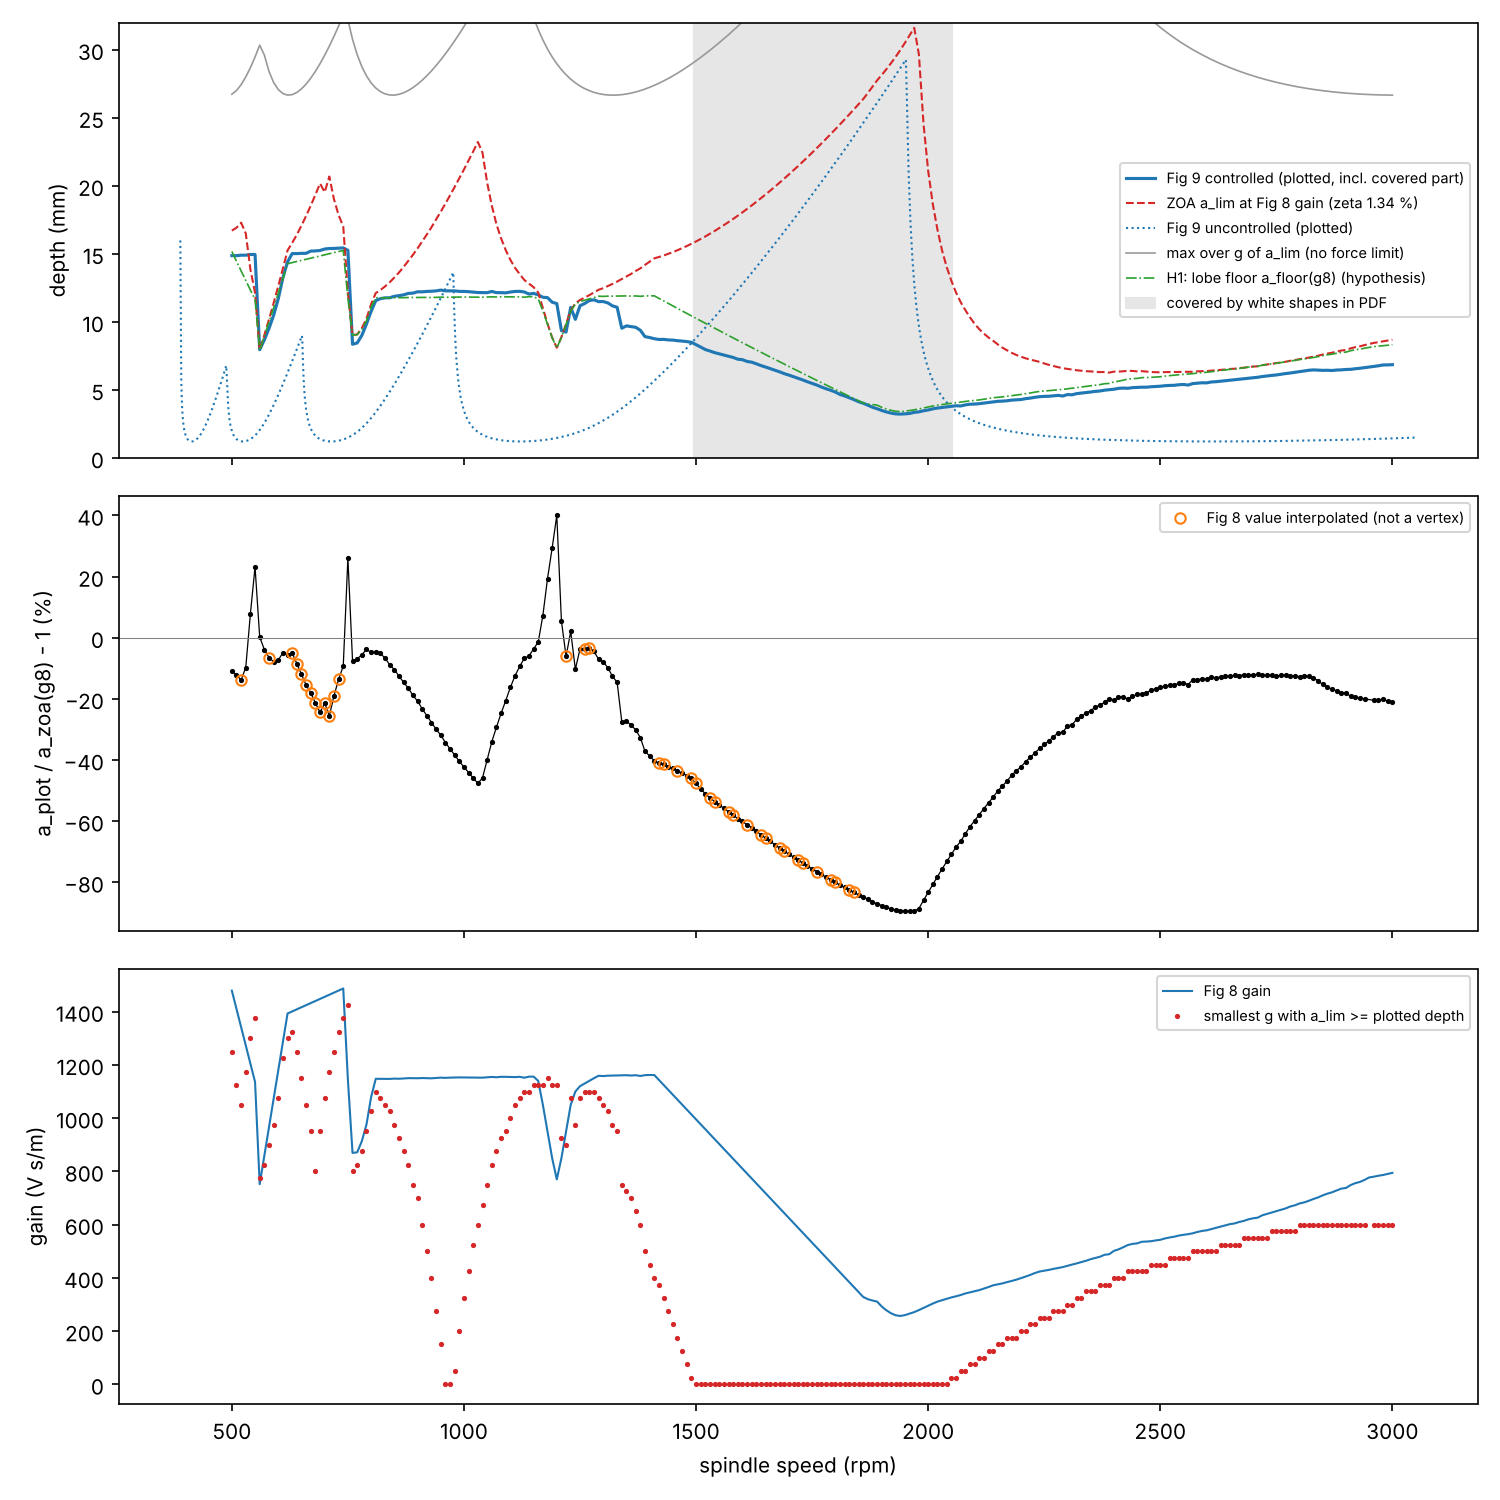

This chart was generated by the following Python code:
"""(c) Is the Fig. 9 controlled depth the zero-order a_lim at the Fig. 8 gain?

For every vertex of the Fig. 9 controlled curve (10-rpm grid):
  g8      Fig. 8 gain at that speed (linear interpolation of the Fig. 8
          polyline; flagged when the speed is not a Fig. 8 vertex)
  a_plot  plotted controlled depth (Fig. 9, solid)
  a_zoa   zero-order a_lim(rpm, g8) from src/zoa.py (zeta 1.34 %, and 1.45 %)
  a_unc   plotted uncontrolled depth (Fig. 9, dashed) and model a_lim(rpm, 0)
  a_best  max over g in [0, 2500] of a_lim(rpm, g) (no actuator limit)
  g_req   smallest gain on that grid whose a_lim reaches a_plot (if any)
Then the speed bands where the plotted controlled curve lies below the
plotted uncontrolled curve, and where the model says a_lim(g8) < a_lim(0).
Hypothesis test H1 (labelled as such in the outputs): the plotted depth is
the speed-independent lobe floor of the closed loop at the Fig. 8 gain,
a_floor(g) = 2 pi / (N Kt |alpha_yy| max_w(-Re Gcl(iw, g))).

Outputs: c_fig9_vs_fig8.csv, c_fig9_vs_fig8.json, c_fig9_vs_fig8.png
"""
import json
import os

import numpy as np

from common import fig8, fig9_controlled, fig9_uncontrolled, save_csv, save_json, HERE
import params as P
import structure as S
import zoa

G_SCAN = np.arange(0.0, 2501.0, 25.0)


def bands(rpm, mask, extra=None):
    out = []
    i = 0
    n = len(rpm)
    while i < n:
        if mask[i]:
            j = i
            while j + 1 < n and mask[j + 1]:
                j += 1
            b = dict(rpm_from=rpm[i], rpm_to=rpm[j], n_points=j - i + 1)
            if extra is not None:
                b.update(extra(i, j))
            out.append(b)
            i = j + 1
        else:
            i += 1
    return out


F_FLOOR = np.concatenate([np.linspace(0.2, 60, 20000), np.linspace(60, 400, 200001)])


def a_floor(g):
    """Minimum over spindle speed of the ZOA limit (mm): 2 pi / (N Kt alpha Re Gcl)."""
    re = S.Gcl(2j * np.pi * F_FLOOR, g).real
    return 2 * np.pi / (P.N_TEETH * P.K_TC * abs(zoa.ALPHA) * (-re.min())) * 1e3


def crossings(x, d):
    """rpm where d changes sign (linear interpolation)."""
    out = []
    for i in np.nonzero(np.sign(d[:-1]) * np.sign(d[1:]) < 0)[0]:
        out.append(x[i] - d[i] * (x[i + 1] - x[i]) / (d[i + 1] - d[i]))
    return out


def main():
    x8, y8 = fig8()
    r9, a9 = fig9_controlled()
    xu, au = fig9_uncontrolled()
    o = np.argsort(xu, kind="stable")
    xu, au = xu[o], au[o]
    rpm = np.round(r9 / 10) * 10                  # nominal 10-rpm grid
    g8 = np.interp(r9, x8, y8)
    is_vertex = np.array([np.min(np.abs(x8 - r)) < 1.0 for r in r9])
    a_unc_plot = np.interp(r9, xu, au)

    res = {}
    for z in (0.0134, 0.0145):
        P.set_damping(z)
        res[z] = dict(a_zoa=np.array([zoa.a_lim(r, g) for r, g in zip(rpm, g8)]) * 1e3,
                      a0=zoa.sld(rpm, 0.0) * 1e3)
    P.set_damping(0.0134)

    # gain scan (zeta 1.34 %)
    cache = os.path.join(HERE, "c_gain_scan_cache.npz")
    if os.path.exists(cache):
        A = np.load(cache)["A"]
    else:
        A = np.empty((len(rpm), len(G_SCAN)))
        for j, g in enumerate(G_SCAN):
            gcl = zoa._gcl_grid(g)
            for i, r in enumerate(rpm):
                A[i, j] = zoa.a_lim(r, g, gcl=gcl)
        A *= 1e3
        np.savez_compressed(cache, A=A, g=G_SCAN, rpm=rpm)
    a_best = A.max(axis=1)
    g_best = G_SCAN[A.argmax(axis=1)]
    g_req = np.array([G_SCAN[np.argmax(A[i] >= a9[i])] if np.any(A[i] >= a9[i]) else np.nan
                      for i in range(len(rpm))])

    z = res[0.0134]
    afl = np.array([a_floor(g) for g in g8])
    rel_floor = a9 / afl - 1
    a_min_g = A.min(axis=1)
    rel = a9 / z["a_zoa"] - 1
    rel145 = a9 / res[0.0145]["a_zoa"] - 1
    rows = [(rpm[i], g8[i], int(is_vertex[i]), a9[i], z["a_zoa"][i], rel[i] * 100,
             res[0.0145]["a_zoa"][i], rel145[i] * 100, a_unc_plot[i], z["a0"][i], a_best[i], g_best[i],
             g_req[i], afl[i], rel_floor[i] * 100, a_min_g[i]) for i in range(len(rpm))]
    save_csv("c_fig9_vs_fig8.csv",
             ["rpm", "g_fig8", "g_is_fig8_vertex", "a_plot_mm", "a_zoa_g8_z134_mm", "rel_diff_pct_z134",
              "a_zoa_g8_z145_mm", "rel_diff_pct_z145", "a_uncontrolled_plot_mm", "a_zoa_g0_z134_mm",
              "a_best_over_g_mm", "g_at_best", "g_required_for_a_plot",
              "H1_a_floor_g8_mm", "H1_rel_diff_pct", "a_min_over_g_mm"], rows)

    absr = np.abs(rel)
    summ = dict(n_points=len(rpm),
                n_fig8_vertex=int(is_vertex.sum()),
                within_1pct=int((absr <= 0.01).sum()), within_2pct=int((absr <= 0.02).sum()),
                within_5pct=int((absr <= 0.05).sum()), above_5pct=int((absr > 0.05).sum()),
                median_abs_rel_pct=np.median(absr) * 100,
                median_abs_rel_pct_z145=np.median(np.abs(rel145)) * 100,
                within_2pct_z145=int((np.abs(rel145) <= 0.02).sum()))
    # bands where the plotted depth differs from a_zoa(g8) by more than 2 %
    def ex(i, j):
        k = slice(i, j + 1)
        m = np.argmax(np.abs(rel[k])) + i
        return dict(max_rel_pct=rel[m] * 100, at_rpm=rpm[m], a_plot=a9[m], a_zoa=z["a_zoa"][m],
                    g8=g8[m], g8_interpolated_points=int((~is_vertex[k]).sum()),
                    plot_minus_zoa_mm_range=[float((a9[k] - z["a_zoa"][k]).min()),
                                             float((a9[k] - z["a_zoa"][k]).max())])
    summ["bands_rel_gt_2pct"] = bands(rpm, absr > 0.02, ex)

    # controlled below uncontrolled
    def ex2(i, j):
        k = slice(i, j + 1)
        d = a9[k] - a_unc_plot[k]
        m = np.argmin(d) + i
        return dict(max_deficit_mm=float(-d.min()), at_rpm=rpm[m], a_plot=a9[m], a_unc_plot=a_unc_plot[m],
                    a_zoa_g8=z["a_zoa"][m], a_zoa_g0=z["a0"][m])
    below_plot = a9 < a_unc_plot
    summ["bands_controlled_below_uncontrolled_plotted"] = bands(rpm, below_plot, ex2)
    below_model = z["a_zoa"] < z["a0"]
    summ["bands_model_azoa_g8_below_g0"] = bands(rpm, below_model, lambda i, j: dict(
        max_deficit_mm=float((z["a0"][i:j + 1] - z["a_zoa"][i:j + 1]).max())))
    # where can no gain in [0, 2500] reach the plotted depth?
    summ["bands_plot_above_best_any_gain"] = bands(rpm, a9 > a_best * 1.01, lambda i, j: dict(
        max_excess_pct=float(((a9[i:j + 1] / a_best[i:j + 1]) - 1).max() * 100)))
    summ["bands_plot_below_min_any_gain"] = bands(rpm, a9 < a_min_g * 0.99, lambda i, j: dict(
        max_deficit_pct=float((1 - a9[i:j + 1] / a_min_g[i:j + 1]).max() * 100)))
    summ["crossings_controlled_vs_uncontrolled_plotted_rpm"] = crossings(r9, a9 - a_unc_plot)
    # dense crossing estimate on the uncontrolled polyline itself (controlled interpolated onto it)
    m = (xu >= r9.min()) & (xu <= r9.max())
    summ["crossings_dense_rpm"] = crossings(xu[m], np.interp(xu[m], r9, a9) - au[m])
    ar = np.abs(rel_floor)
    summ["H1_lobe_floor"] = dict(
        note="hypothesis test, not a claim about the authors' method",
        median_abs_rel_pct=np.median(ar) * 100, within_2pct=int((ar <= 0.02).sum()),
        within_5pct=int((ar <= 0.05).sum()),
        by_band={f"{lo}-{hi}": dict(median_rel_pct=float(np.median(rel_floor[(rpm >= lo) & (rpm <= hi)]) * 100),
                                    min_rel_pct=float(rel_floor[(rpm >= lo) & (rpm <= hi)].min() * 100),
                                    max_rel_pct=float(rel_floor[(rpm >= lo) & (rpm <= hi)].max() * 100))
                 for lo, hi in ((500, 1150), (1160, 1350), (1360, 1490), (1500, 2050), (2060, 3000))})
    summ["by_band_rel_to_azoa_g8"] = {
        f"{lo}-{hi}": dict(median_rel_pct=float(np.median(rel[(rpm >= lo) & (rpm <= hi)]) * 100),
                           min_rel_pct=float(rel[(rpm >= lo) & (rpm <= hi)].min() * 100),
                           max_rel_pct=float(rel[(rpm >= lo) & (rpm <= hi)].max() * 100))
        for lo, hi in ((500, 1150), (1160, 1350), (1360, 1490), (1500, 2050), (2060, 3000))}
    # the uncontrolled plotted curve against the model (sanity of the comparison basis)
    ru = np.abs(a_unc_plot / z["a0"] - 1)
    summ["uncontrolled_plot_vs_model_g0_median_abs_rel_pct"] = np.median(ru) * 100
    save_json("c_fig9_vs_fig8.json", summ)

    import matplotlib
    matplotlib.use("Agg")
    import matplotlib.pyplot as plt
    fig, ax = plt.subplots(3, 1, figsize=(10, 10), sharex=True)
    ax[0].plot(rpm, a9, "C0-", lw=1.5, label="Fig 9 controlled (plotted, incl. covered part)")
    ax[0].plot(rpm, z["a_zoa"], "C3--", lw=1, label="ZOA a_lim at Fig 8 gain (zeta 1.34 %)")
    ax[0].plot(xu, au, "C0:", lw=1, label="Fig 9 uncontrolled (plotted)")
    ax[0].plot(rpm, a_best, color="0.6", lw=0.8, label="max over g of a_lim (no force limit)")
    ax[0].plot(rpm, afl, "C2-.", lw=0.8, label="H1: lobe floor a_floor(g8) (hypothesis)")
    ax[0].set_ylim(0, 32)
    ax[0].set_ylabel("depth (mm)")
    ax[0].axvspan(1495, 2051, color="0.9", zorder=0, label="covered by white shapes in PDF")
    ax[0].legend(fontsize=7)
    ax[1].plot(rpm, rel * 100, "k.-", ms=3, lw=0.6)
    ax[1].plot(rpm[~is_vertex], rel[~is_vertex] * 100, "o", mfc="none", color="C1", ms=5,
               label="Fig 8 value interpolated (not a vertex)")
    ax[1].axhline(0, color="0.5", lw=0.5)
    ax[1].set_ylabel("a_plot / a_zoa(g8) - 1 (%)")
    ax[1].legend(fontsize=7)
    ax[2].plot(x8, y8, "C0-", lw=1, label="Fig 8 gain")
    ax[2].plot(rpm, g_req, "C3.", ms=3, label="smallest g with a_lim >= plotted depth")
    ax[2].set_ylabel("gain (V s/m)")
    ax[2].set_xlabel("spindle speed (rpm)")
    ax[2].legend(fontsize=7)
    fig.tight_layout()
    fig.savefig(f"{HERE}/c_fig9_vs_fig8.png", dpi=150)
    print(json.dumps(summ, indent=1, default=float))


if __name__ == "__main__":
    main()
